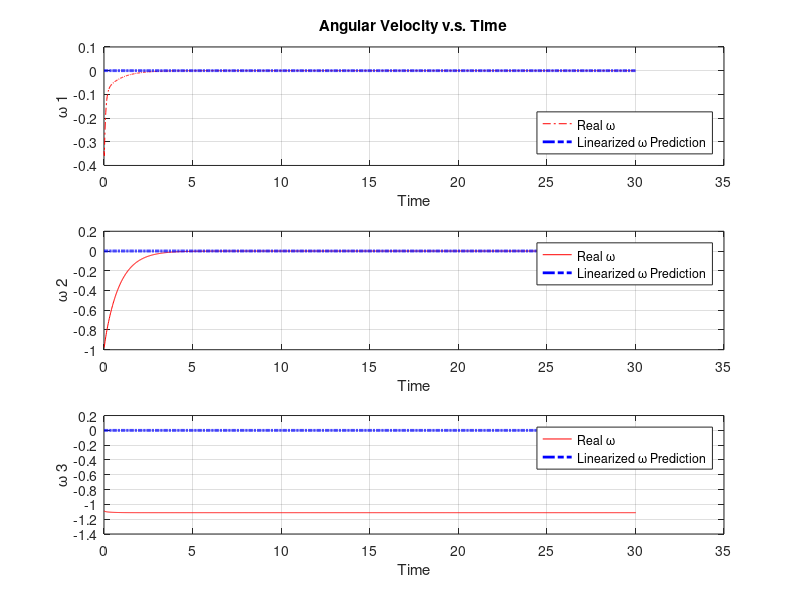

Write MATLAB code to recreate this figure.

%DesignProblem01('Controller','diagnostics',true,'datafile','data.mat')
load('data.mat','processdata')
t= processdata.t;
w=processdata.w_01in1;

%%
processl1 = 1.5;
processl2 = 1.0;
processl3 = 0.2;
m = 1;
% - Principal moments of inertia
J1 = (m/12)*(processl2^2+processl3^2);
J2 = (m/12)*(processl3^2+processl1^2);
J3 = (m/12)*(processl1^2+processl2^2);

w3=0;
A= [0 (J2-J3)*w3/J1 0; (J3-J1)*w3/J2 0 0; 0 0 0];


B = [1/J1 0; 0 1/J2;0 0];
K = [1 0 0; 0 .2 0];

M = A - B*K;
[V,F] = eig(M)
w0=[.0001;.0001;.000001];
for i=1:length(t)
    wm(:,i)=expm(M*t(i))*w0;
end


%% 
subplot(3,1,1);
plot(t,w(1,:),'r-.',t,wm(1,:),'b-.','linewidth',2)
grid on
ylabel(' \omega 1 ')
xlabel('Time')
legend('Real \omega','Linearized \omega Prediction','location','southeast')
title('Angular Velocity v.s. Time')

subplot(3,1,2);
plot(t,w(2,:),'r-',t,wm(2,:),'b-.','linewidth',2)
grid on
ylabel(' \omega 2 ')
xlabel('Time')
legend('Real \omega','Linearized \omega Prediction','location','northeast')
subplot(3,1,3);
plot(t,w(3,:),'r-',t,wm(3,:),'b-.','linewidth',2)
grid on
ylabel(' \omega 3 ')
xlabel('Time')

legend('Real \omega','Linearized \omega Prediction','location','northeast')

